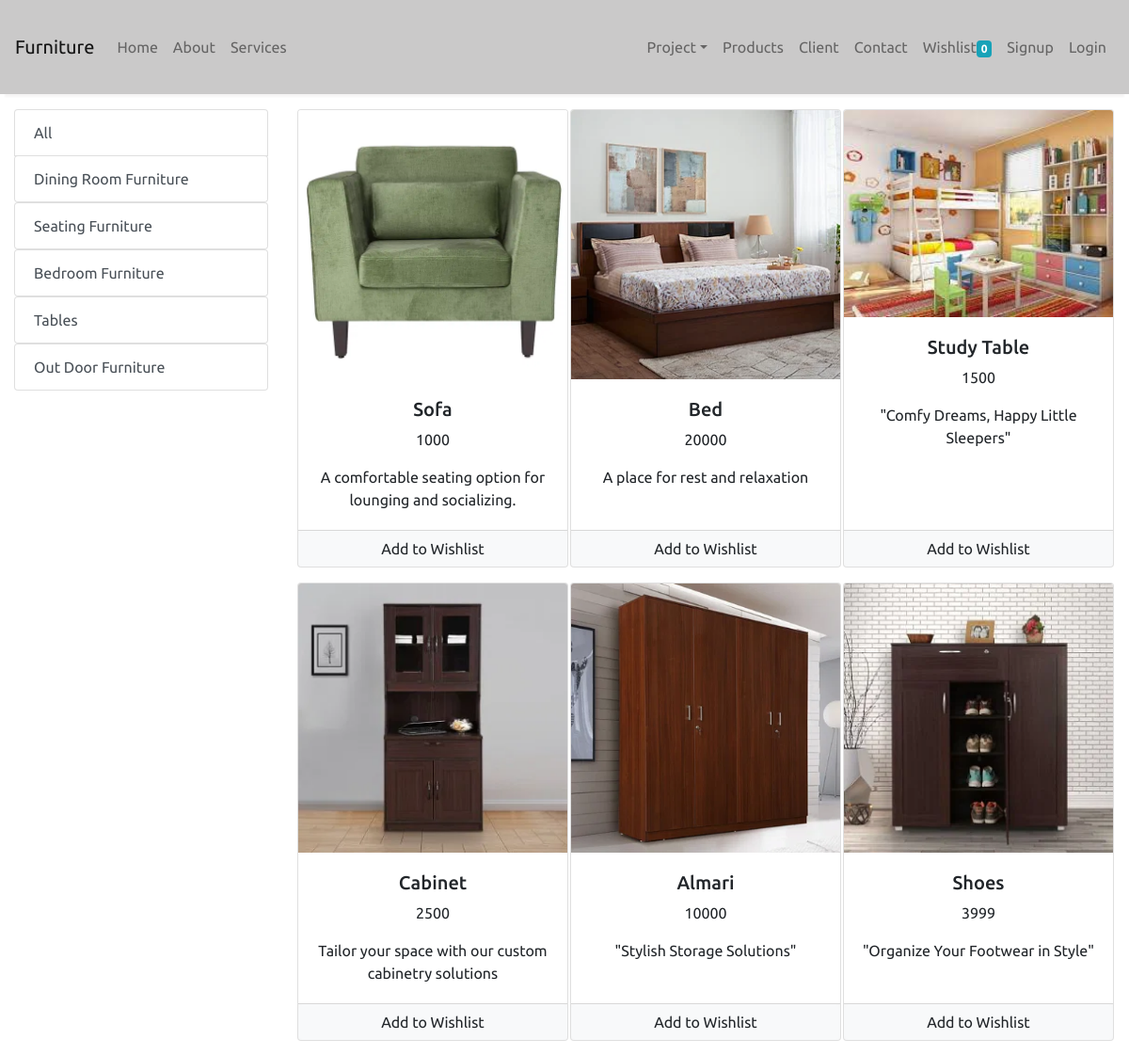
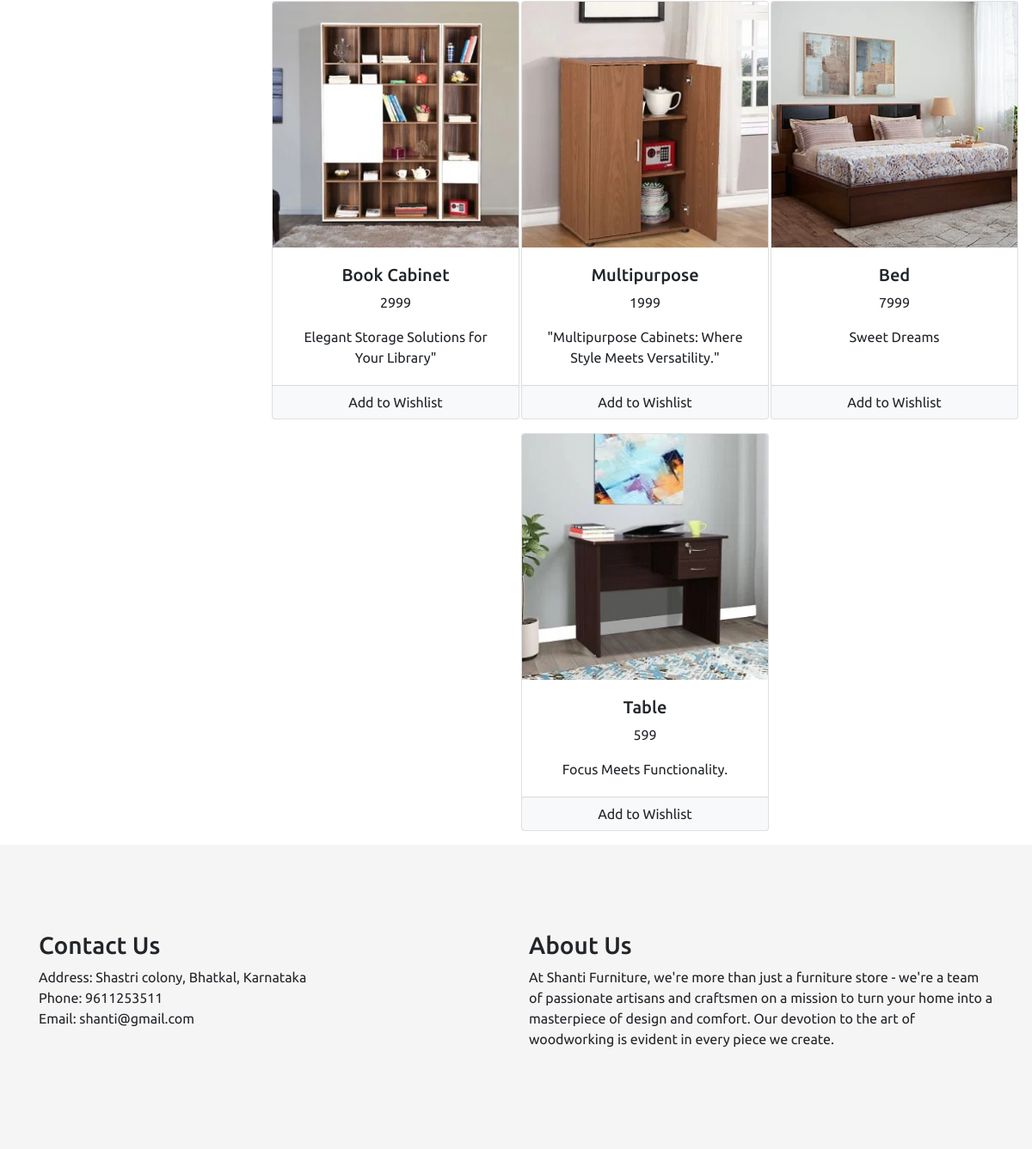
/product, run on the app's committed database (2 pictures, top to bottom).
### furnitureapp/models/categories.py (models this page shows, shortened)
class Categorie(models.Model):
    name = models.CharField(max_length=50)
    @staticmethod
    def get_all_categories():
        return Categorie.objects.all()

### furnitureapp/models/product.py (models this page shows, shortened)
class Product(models.Model):
    name = models.CharField(max_length=50)
    price = models.IntegerField(default=0)
    category = models.ForeignKey(
        Categorie, on_delete=models.CASCADE, default="", null=True, blank=True
    )
    description = models.TextField()
    image = models.ImageField(upload_to="upload/products/")
    @staticmethod
    def get_all_products():
        return Product.objects.all()

### furnitureapp/views/home.py (the view)
# urls.py: path("product",product,name='product'),
def product(request):
    products = None
    category = Categorie.get_all_categories()
    categoryID = request.GET.get("category")
    if categoryID:
        products = Product.get_all_products_by_category_id(categoryID)
    else:
        products = Product.get_all_products()
    data = {}
    data["products"] = products
    data["categories"] = category
    return render(request, "product.html", data)

### templates/product.html (shortened to what this page needs)
{% extends "index.html" %}
{% load cart %}
{% load custom_filter %}
{% block body%}
<div class="container-fluid mt-3">
    <div class="row">
        <div class="col-lg-3 mx-auto">
            <a href="product" class="list-group-item list-group-item-action">All</a>
            {% for category in categories%}
            <div class="list-group">
                <a href="product?category={{ category.id }}" class="list-group-item list-group-item-action">{{category.name }}</a>
            </div>
            {%endfor %}
        </div>
        <div class="col-lg-9 mx-auto">
            <div class="row mx-auto">
                {% for product in products %}
                <div class="card mx-auto mb-3" style="width: 18rem;">
                    <img src="{{product.image.url}}" class="card-img-top" alt="...">
                    <div class="card-body">
                        <h5 class="card-titlen text-center">{{product.name}}</h5>
                        <p class="card-text text-center"> {{product.price}}</p>
                        <p class="card-text text-center"> {{product.description}}</p>
                    </div>
                    <div class="card-footer p-0">
                        {%if product|is_in_cart:request.session.cart%}
                        <div class="row no-gutters">
                            <form action="/#{{product.id}}" method="POST" class="col-2">
                                {% csrf_token %}
                                <input hidden type="text" name="product" value="{{product.id}}">
                                <input hidden type="text" name="remove" value="True">
                                <input type="submit" value=" - " class="btn  btn-light btn-block ">
                            </form>
                            <div  class="text-center col"> {{product|cart_quantity:request.session.cart}} </div>
                            <form action="/#{{product.id}}" method="POST" class="col-2">
                                {% csrf_token %}
                                <input hidden type="text" name="product" value="{{product.id}}">
                                <input type="submit" value=" + " class="btn  btn-light btn-block ">
                            </form>
                        </div>
                        {% else %}
                        <form action="/#{{product.id}}" method="POST">
                            <input type="submit" class="btn btn-light form-control" value="Add to Wishlist"></input>
                        </form>
                        {%endif%}
                    </div>
                </div>
                {%endfor%}
            </div>
        </div>
    </div>
</div>
{%endblock body%}

### templates/index.html (style rules this page uses)
* { margin: 0px; font-family: 'AR One Sans', sans-serif; font-family: 'Ubuntu', sans-serif; }

### data on the page
Categorie: name "Dining Room Furniture"
Categorie: name "Seating Furniture"
Categorie: name "Bedroom Furniture"
Categorie: name "Tables"
Categorie: name "Out Door Furniture"
Product: image (picture), name "Sofa", price "1000", description "A comfortable seating option for lounging and socializing."
Product: image (picture), name "Bed", price "20000", description "A place for rest and relaxation"
Product: image (picture), name "Study Table", price "1500", description "\"Comfy Dreams, Happy Little Sleepers\""
Product: image (picture), name "Cabinet", price "2500", description "Tailor your space with our custom cabinetry solutions"
Product: image (picture), name "Almari", price "10000", description "\"Stylish Storage Solutions\""
Product: image (picture), name "Shoes", price "3999", description "\"Organize Your Footwear in Style\""
Product: image (picture), name "Book Cabinet", price "2999", description "Elegant Storage Solutions for Your Library\""
Product: image (picture), name "Multipurpose", price "1999", description "\"Multipurpose Cabinets: Where Style Meets Versatility.\""
Product: image (picture), name "Bed", price "7999", description "Sweet Dreams"
Product: image (picture), name "Table", price "599", description "Focus Meets Functionality."

### other printed values
{{ request.session.cart.keys|length|default:0 }} "0"
